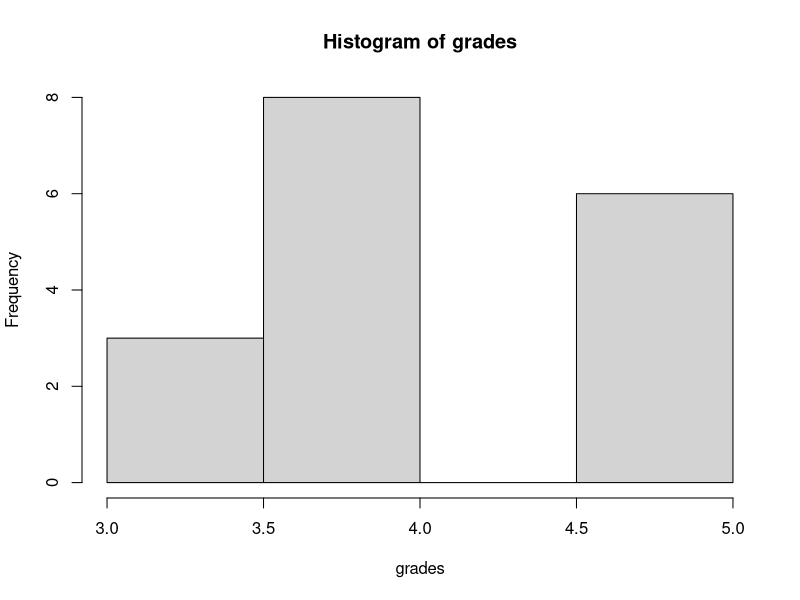
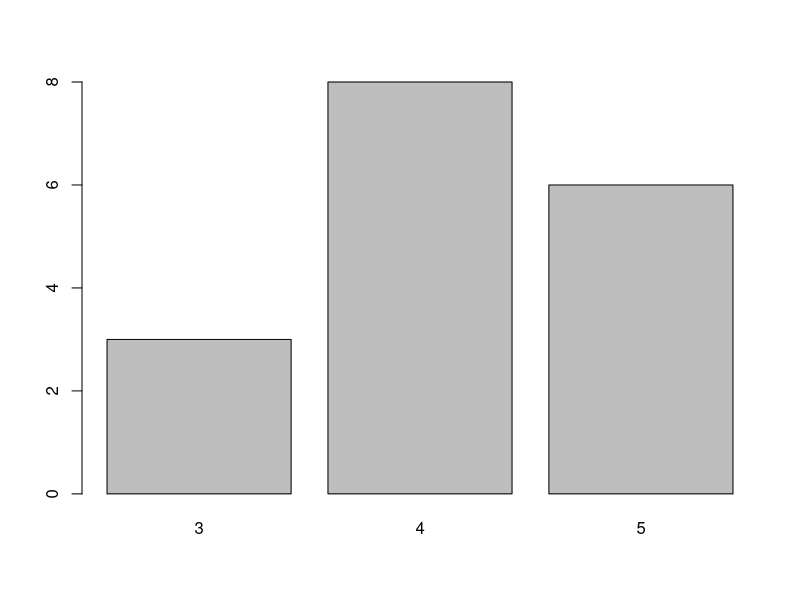
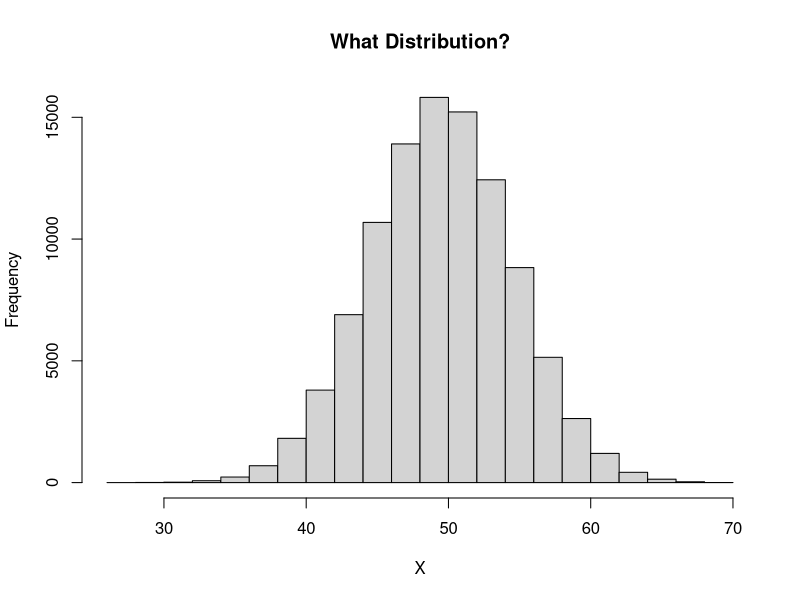
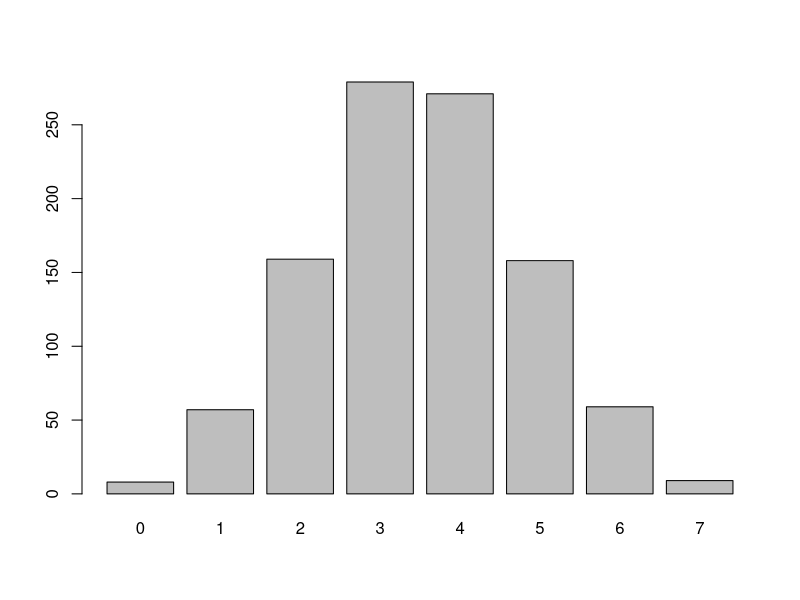
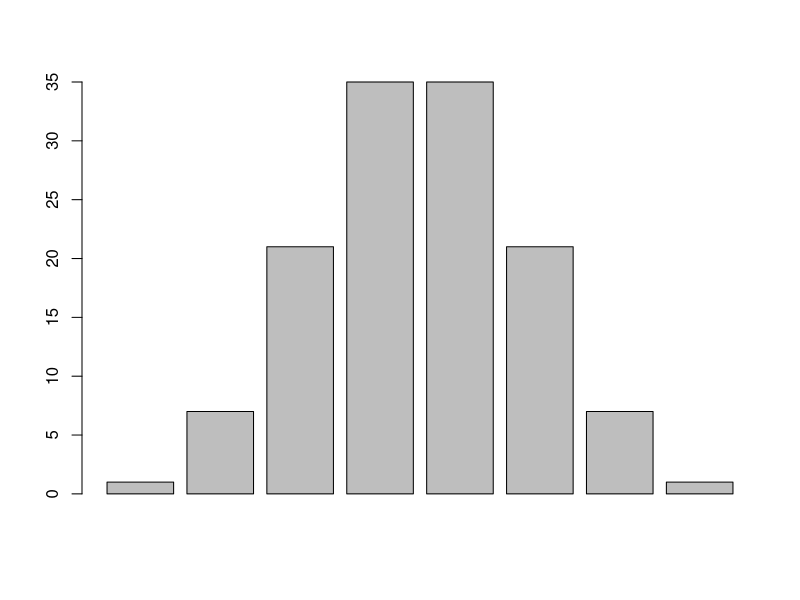

Reproduce these figures in R, in order.
# Week 2 IST722 In Class Code

grades<-c(3,3,3,4,4,4,4,4,4,4,4,5,5,5,5,5,5)
hist(grades)
barplot(table(grades))

#----------------------------

hist(rbinom(100000,100,.5), main="What Distribution?", xlab = "X")
barplot(table(rbinom(1000,7,.5)))

#----------------------------
# Breakout 2
lapply(0:7, function(i) choose(i, 0:i))
sum(choose(7, 0:7))
length(choose(7, 0:7)) - 1 # Number of coins
choose(7, 0:7)/128 # probs

barplot(choose(7, 0:7))

rbinom(10,7,.5)
table(rbinom(100000,7,.5))
table(rbinom(100000,7,.5))/100000

dbinom(x=0:7, size=7, prob=0.5)

# How much error?
(table(rbinom(100000,7,.5))/100000) - dbinom(x=0:7, size=7, prob=0.5)

#----------------------------
# Breakout 3

accMatrix <- matrix(data=c(0,6,4,6,0,6,6,4,5,4,9,0),
                    nrow=4,byrow=T, 
                    dimnames=list(c("Vehicle","Spill","Equipment","Injury"),
                                  c("Factory 1", "Factory 2", "Factory 3")))

rowSums(accMatrix)
accPropMatrix <- accMatrix/sum(accMatrix)
as.matrix(accPropMatrix[which.max(accPropMatrix)])

rowSums(accPropMatrix)
colSums(accPropMatrix)

which.max(colSums(accPropMatrix)) # Factory 2
# Likelihood of all accidents, factory 2
accMatrix[,2]/sum(accMatrix[,2])
# Same thing, but using the prop matrix
accPropMatrix[,2]/sum(accPropMatrix[,2])
# Check that normalization worked properly: All probs in a set should add to 1
sum(accPropMatrix[,2]/sum(accPropMatrix[,2]))

which.max(rowSums(accPropMatrix)) # Equipment (row 3)
# Likelihood of equipment accidents, all factories
accMatrix[3,]/sum(accMatrix[3,])
# Same thing, but using the prop matrix
accPropMatrix[3,]/sum(accPropMatrix[3,])
# Check that normalization worked properly: All probs in a set should add to 1
sum(accPropMatrix[3,]/sum(accPropMatrix[3,]))
